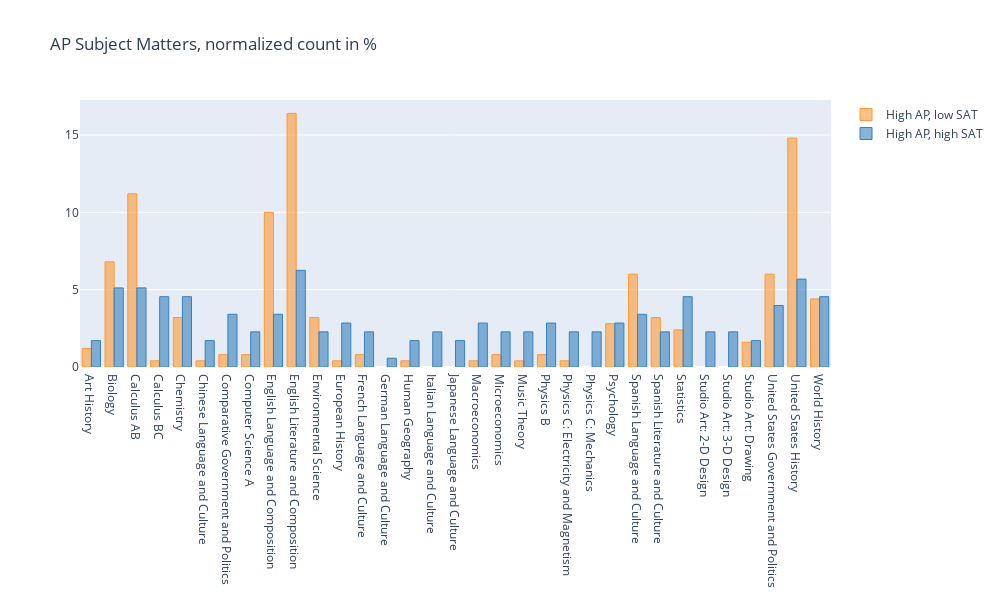

The code cell stored with this chart in its notebook:
### Code cell
# first select schools for comparison, 25-50% of AP Takers and below the average:
high_ap_low_sat = combined[(combined["ap_per"]>25)&
                            (combined["ap_per"]<50) &
                            (combined["sat_score"] < 1300)]

high_ap_high_sat = combined[(combined["ap_per"]>25)&
                            (combined["ap_per"]<50)&
                            (combined["sat_score"]>1300)]


# define loop trough subsets and extract relative distribution of ap_courses
subsets = {"High AP, low SAT": high_ap_low_sat,
           "High AP, high SAT": high_ap_high_sat}
subsets_ap_courses = pd.DataFrame()

#Loop to split the course strings and reshaped the dataframe to a longer format
for k, v in subsets.items():
    ap_courses = v["advancedplacement_courses"].str.split(",",expand=True)
    ap_courses_melted = ap_courses.melt()["value"].str.strip().value_counts(normalize=True).sort_values()
    ap_courses_melted.name = k
    subsets_ap_courses = pd.concat([subsets_ap_courses, ap_courses_melted], axis=1, sort=True)

# Plot bar graph of offered AP courses 
ax = (subsets_ap_courses*100).iplot(kind="bar", 
                            #figsize=(10,7), 
                            layout = dict(title="AP Subject Matters, normalized count in %",
                                          xaxis=dict(automargin=True), hovermode="x", height=600, width=1000))

### Figure 1 — Plotly figure (JSON) as saved in the notebook; plotly's stock layout.template omitted (floating-point values rounded to 4 significant figures)
{"data": [{"marker": {"color": "rgba(255, 153, 51, 0.6)", "line": {"color": "rgba(255, 153, 51, 1.0)", "width": 1}}, "name": "High AP, low SAT", "orientation": "v", "text": "", "type": "bar", "x": ["Art History", "Biology", "Calculus AB", "Calculus BC", "Chemistry", "Chinese Language and Culture", "Comparative Government and Politics", "Computer Science A", "English Language and Composition", "English Literature and Composition", "Environmental Science", "European History", "French Language and Culture", "German Language and Culture", "Human Geography", "Italian Language and Culture", "Japanese Language and Culture", "Macroeconomics", "Microeconomics", "Music Theory", "Physics B", "Physics C: Electricity and Magnetism", "Physics C: Mechanics", "Psychology", "Spanish Language and Culture", "Spanish Literature and Culture", "Statistics", "Studio Art: 2-D Design", "Studio Art: 3-D Design", "Studio Art: Drawing", "United States Government and Politics", "United States History", "World History"], "y": [1.2, 6.8, 11.2, 0.4, 3.2, 0.4, 0.8, 0.8, 10, 16.4, 3.2, 0.4, 0.8, "", 0.4, "", "", 0.4, 0.8, 0.4, 0.8, 0.4, "", 2.8, 6, 3.2, 2.4, "", "", 1.6, 6, 14.8, 4.4]}, {"marker": {"color": "rgba(55, 128, 191, 0.6)", "line": {"color": "rgba(55, 128, 191, 1.0)", "width": 1}}, "name": "High AP, high SAT", "orientation": "v", "text": "", "type": "bar", "x": ["Art History", "Biology", "Calculus AB", "Calculus BC", "Chemistry", "Chinese Language and Culture", "Comparative Government and Politics", "Computer Science A", "English Language and Composition", "English Literature and Composition", "Environmental Science", "European History", "French Language and Culture", "German Language and Culture", "Human Geography", "Italian Language and Culture", "Japanese Language and Culture", "Macroeconomics", "Microeconomics", "Music Theory", "Physics B", "Physics C: Electricity and Magnetism", "Physics C: Mechanics", "Psychology", "Spanish Language and Culture", "Spanish Literature and Culture", "Statistics", "Studio Art: 2-D Design", "Studio Art: 3-D Design", "Studio Art: Drawing", "United States Government and Politics", "United States History", "World History"], "y": [1.705, 5.114, 5.114, 4.545, 4.545, 1.705, 3.409, 2.273, 3.409, 6.25, 2.273, 2.841, 2.273, 0.5682, 1.705, 2.273, 1.705, 2.841, 2.273, 2.273, 2.841, 2.273, 2.273, 2.841, 3.409, 2.273, 4.545, 2.273, 2.273, 1.705, 3.977, 5.682, 4.545]}], "layout": {"height": 600, "hovermode": "x", "title": {"text": "AP Subject Matters, normalized count in %"}, "width": 1000, "xaxis": {"automargin": true}}}
